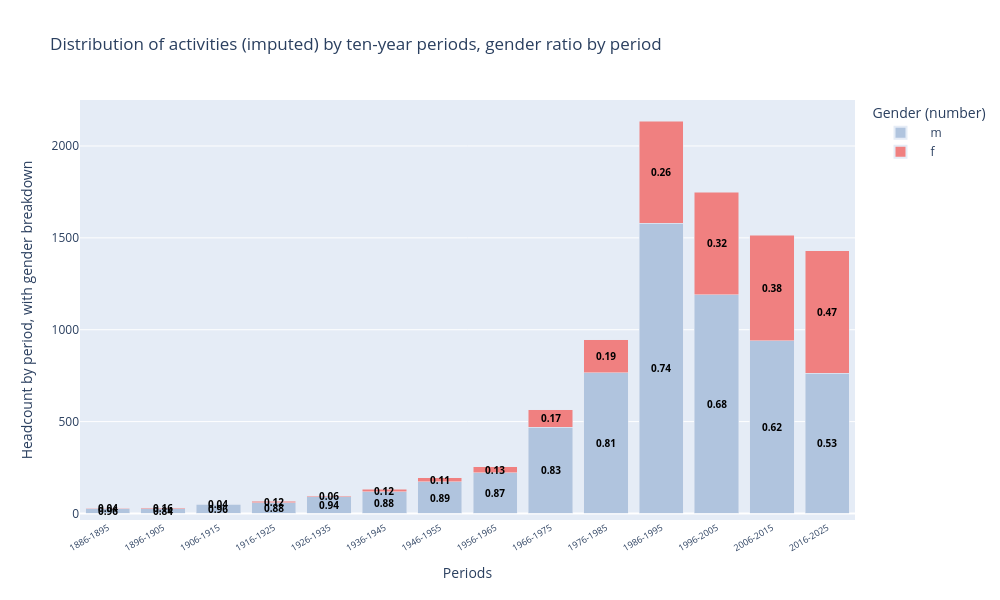

The code cell stored with this chart in its notebook:
### Markdown cell above
# New interactive chart using Plotly

### Code cell
# Reset index to make 'per_10' a column
df_plot = m_10_not_zero.reset_index()

# Calculate percentages per period
df_plot['tot'] = df_plot['m'] + df_plot['f']
df_plot['pct_m'] = df_plot['m'] / df_plot['tot']
df_plot['pct_f'] = df_plot['f'] / df_plot['tot']

# Create stacked bar chart
fig = px.bar(
    df_plot,
    x='per_10',
    y=['m', 'f'],
    color_discrete_map={'m': 'LightSteelBlue', 'f': 'LightCoral'},
    title='Distribution of activities (imputed) by ten-year periods, gender ratio by period',
    labels={'per_10': 'Periods', 'value': 'Number', 'variable': 'Genre'},
    barmode='stack'
)

# Rotate x-axis labels
fig.update_xaxes(tickangle=-30, tickfont=dict(size=9))

# Add percentage labels inside bars
for i, row in df_plot.iterrows():
    # Add m percentage label
    if row['m'] > 0:
        pct_m_str = f"{row['pct_m']:.2f}".rstrip('0').rstrip('.')  
        fig.add_annotation(
            x=row['per_10'],
            y=row['m'] / 2,
            text=pct_m_str,
            showarrow=False,
            font=dict(size=10, color='black', weight='bold'),
            xanchor='center',
            yanchor='middle'
        )
    # Add f percentage label
    if row['f'] > 0:
        pct_f_str = f"{row['pct_f']:.2f}".rstrip('0').rstrip('.')  
        fig.add_annotation(
            x=row['per_10'],
            y=row['m'] + row['f'] / 2,
            text=pct_f_str,
            showarrow=False,
            font=dict(size=10, color='black', weight='bold'),
            xanchor='center',
            yanchor='middle'
        )

# Customize hover info to show actual counts
fig.update_traces(
    hovertemplate='<b>%{x}</b><br>Number %{fullData.name}: %{y}<extra></extra>'
)

# Update layout
fig.update_layout(
    yaxis_title='Headcount by period, with gender breakdown',
    font=dict(size=12),
    width=1000,
    height=600,
    legend_title_text='Gender',
    legend=dict(
        title=dict(text="Gender (number)"),
        itemsizing='constant',
        itemwidth=50
    )
)

# Optional: Customize legend to show counts (e.g., "m (244)")
fig.for_each_trace(lambda t: t.update(name=f"{t.name}") if t.name in ['m', 'f'] else t)   # ({df_plot[t.name].iloc[0]})

# Save as interactive HTML
fig.write_html("interactive_images/naissances_distribution_10ans_genre_percent.html", include_plotlyjs='cdn', full_html=True)

# Optional: Show in notebook or browser
fig.show()

### Figure 1 — Plotly figure (JSON) as saved in the notebook; plotly's stock layout.template omitted (floating-point values rounded to 4 significant figures)
{"data": [{"hovertemplate": "<b>%{x}</b><br>Number %{fullData.name}: %{y}<extra></extra>", "legendgroup": "m", "marker": {"color": "LightSteelBlue", "pattern": {"shape": ""}}, "name": "m", "orientation": "v", "showlegend": true, "textposition": "auto", "type": "bar", "x": ["1886-1895", "1896-1905", "1906-1915", "1916-1925", "1926-1935", "1936-1945", "1946-1955", "1956-1965", "1966-1975", "1976-1985", "1986-1995", "1996-2005", "2006-2015", "2016-2025"], "xaxis": "x", "y": [27, 27, 51, 58, 91, 117, 173, 221, 470, 767, 1580, 1191, 941, 764], "yaxis": "y"}, {"hovertemplate": "<b>%{x}</b><br>Number %{fullData.name}: %{y}<extra></extra>", "legendgroup": "f", "marker": {"color": "LightCoral", "pattern": {"shape": ""}}, "name": "f", "orientation": "v", "showlegend": true, "textposition": "auto", "type": "bar", "x": ["1886-1895", "1896-1905", "1906-1915", "1916-1925", "1926-1935", "1936-1945", "1946-1955", "1956-1965", "1966-1975", "1976-1985", "1986-1995", "1996-2005", "2006-2015", "2016-2025"], "xaxis": "x", "y": [1, 5, 2, 8, 6, 16, 22, 32, 95, 178, 556, 558, 574, 666], "yaxis": "y"}], "layout": {"annotations": [{"font": {"color": "black", "size": 10, "weight": "bold"}, "showarrow": false, "text": "0.96", "x": "1886-1895", "xanchor": "center", "y": 13.5, "yanchor": "middle"}, {"font": {"color": "black", "size": 10, "weight": "bold"}, "showarrow": false, "text": "0.04", "x": "1886-1895", "xanchor": "center", "y": 27.5, "yanchor": "middle"}, {"font": {"color": "black", "size": 10, "weight": "bold"}, "showarrow": false, "text": "0.84", "x": "1896-1905", "xanchor": "center", "y": 13.5, "yanchor": "middle"}, {"font": {"color": "black", "size": 10, "weight": "bold"}, "showarrow": false, "text": "0.16", "x": "1896-1905", "xanchor": "center", "y": 29.5, "yanchor": "middle"}, {"font": {"color": "black", "size": 10, "weight": "bold"}, "showarrow": false, "text": "0.96", "x": "1906-1915", "xanchor": "center", "y": 25.5, "yanchor": "middle"}, {"font": {"color": "black", "size": 10, "weight": "bold"}, "showarrow": false, "text": "0.04", "x": "1906-1915", "xanchor": "center", "y": 52, "yanchor": "middle"}, {"font": {"color": "black", "size": 10, "weight": "bold"}, "showarrow": false, "text": "0.88", "x": "1916-1925", "xanchor": "center", "y": 29, "yanchor": "middle"}, {"font": {"color": "black", "size": 10, "weight": "bold"}, "showarrow": false, "text": "0.12", "x": "1916-1925", "xanchor": "center", "y": 62, "yanchor": "middle"}, {"font": {"color": "black", "size": 10, "weight": "bold"}, "showarrow": false, "text": "0.94", "x": "1926-1935", "xanchor": "center", "y": 45.5, "yanchor": "middle"}, {"font": {"color": "black", "size": 10, "weight": "bold"}, "showarrow": false, "text": "0.06", "x": "1926-1935", "xanchor": "center", "y": 94, "yanchor": "middle"}, {"font": {"color": "black", "size": 10, "weight": "bold"}, "showarrow": false, "text": "0.88", "x": "1936-1945", "xanchor": "center", "y": 58.5, "yanchor": "middle"}, {"font": {"color": "black", "size": 10, "weight": "bold"}, "showarrow": false, "text": "0.12", "x": "1936-1945", "xanchor": "center", "y": 125, "yanchor": "middle"}, {"font": {"color": "black", "size": 10, "weight": "bold"}, "showarrow": false, "text": "0.89", "x": "1946-1955", "xanchor": "center", "y": 86.5, "yanchor": "middle"}, {"font": {"color": "black", "size": 10, "weight": "bold"}, "showarrow": false, "text": "0.11", "x": "1946-1955", "xanchor": "center", "y": 184, "yanchor": "middle"}, {"font": {"color": "black", "size": 10, "weight": "bold"}, "showarrow": false, "text": "0.87", "x": "1956-1965", "xanchor": "center", "y": 110.5, "yanchor": "middle"}, {"font": {"color": "black", "size": 10, "weight": "bold"}, "showarrow": false, "text": "0.13", "x": "1956-1965", "xanchor": "center", "y": 237, "yanchor": "middle"}, {"font": {"color": "black", "size": 10, "weight": "bold"}, "showarrow": false, "text": "0.83", "x": "1966-1975", "xanchor": "center", "y": 235, "yanchor": "middle"}, {"font": {"color": "black", "size": 10, "weight": "bold"}, "showarrow": false, "text": "0.17", "x": "1966-1975", "xanchor": "center", "y": 517.5, "yanchor": "middle"}, {"font": {"color": "black", "size": 10, "weight": "bold"}, "showarrow": false, "text": "0.81", "x": "1976-1985", "xanchor": "center", "y": 383.5, "yanchor": "middle"}, {"font": {"color": "black", "size": 10, "weight": "bold"}, "showarrow": false, "text": "0.19", "x": "1976-1985", "xanchor": "center", "y": 856, "yanchor": "middle"}, {"font": {"color": "black", "size": 10, "weight": "bold"}, "showarrow": false, "text": "0.74", "x": "1986-1995", "xanchor": "center", "y": 790, "yanchor": "middle"}, {"font": {"color": "black", "size": 10, "weight": "bold"}, "showarrow": false, "text": "0.26", "x": "1986-1995", "xanchor": "center", "y": 1858, "yanchor": "middle"}, {"font": {"color": "black", "size": 10, "weight": "bold"}, "showarrow": false, "text": "0.68", "x": "1996-2005", "xanchor": "center", "y": 595.5, "yanchor": "middle"}, {"font": {"color": "black", "size": 10, "weight": "bold"}, "showarrow": false, "text": "0.32", "x": "1996-2005", "xanchor": "center", "y": 1470, "yanchor": "middle"}, {"font": {"color": "black", "size": 10, "weight": "bold"}, "showarrow": false, "text": "0.62", "x": "2006-2015", "xanchor": "center", "y": 470.5, "yanchor": "middle"}, {"font": {"color": "black", "size": 10, "weight": "bold"}, "showarrow": false, "text": "0.38", "x": "2006-2015", "xanchor": "center", "y": 1228, "yanchor": "middle"}, {"font": {"color": "black", "size": 10, "weight": "bold"}, "showarrow": false, "text": "0.53", "x": "2016-2025", "xanchor": "center", "y": 382, "yanchor": "middle"}, {"font": {"color": "black", "size": 10, "weight": "bold"}, "showarrow": false, "text": "0.47", "x": "2016-2025", "xanchor": "center", "y": 1097, "yanchor": "middle"}], "barmode": "stack", "font": {"size": 12}, "height": 600, "legend": {"itemsizing": "constant", "itemwidth": 50, "title": {"text": "Gender (number)"}, "tracegroupgap": 0}, "title": {"text": "Distribution of activities (imputed) by ten-year periods, gender ratio by period"}, "width": 1000, "xaxis": {"anchor": "y", "domain": [0, 1], "tickangle": -30, "tickfont": {"size": 9}, "title": {"text": "Periods"}}, "yaxis": {"anchor": "x", "domain": [0, 1], "title": {"text": "Headcount by period, with gender breakdown"}}}}
